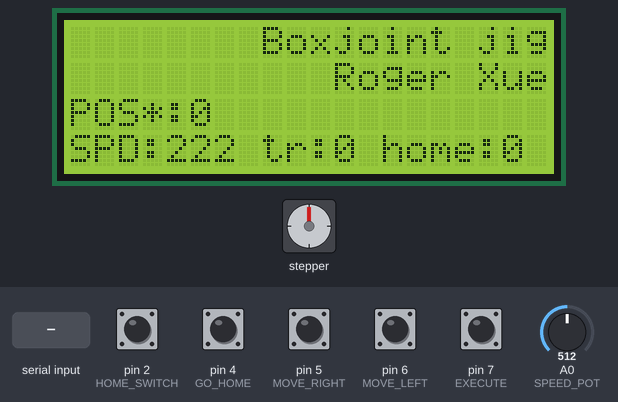
Recording of a sketch running on a simulated Arduino Uno, built with avr-gcc and run on an emulated ATmega328P. Shown: stepper motor, 20×4 character LCD. Wiring (inferred from the names in the program): stepper motor driver (200 steps per turn assumed): step pin 8; direction pin 9. The test bench sets the inputs (shaded band); at power-on: pin 2 (HOME_SWITCH), pin 4 (GO_HOME), pin 5 (MOVE_RIGHT), pin 6 (MOVE_LEFT), pin 7 (EXECUTE) HIGH, A0 (SPEED_POT) = 512.

Above: at 1.3 s.
1.4 s: pin 7 (EXECUTE) pulled LOW for 0.15 s
At 3.2 s:
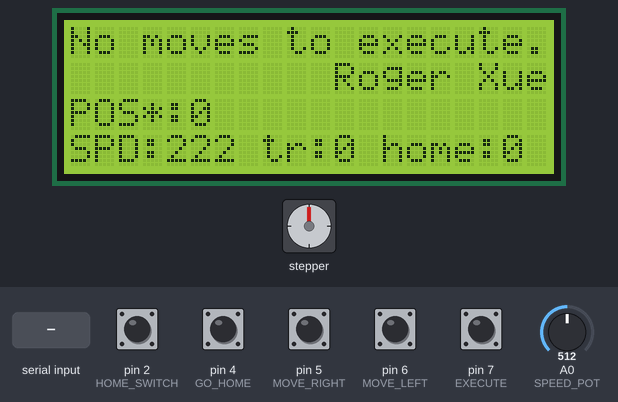
3.5 s: "90,45\n" received over Serial
At 4.9 s:
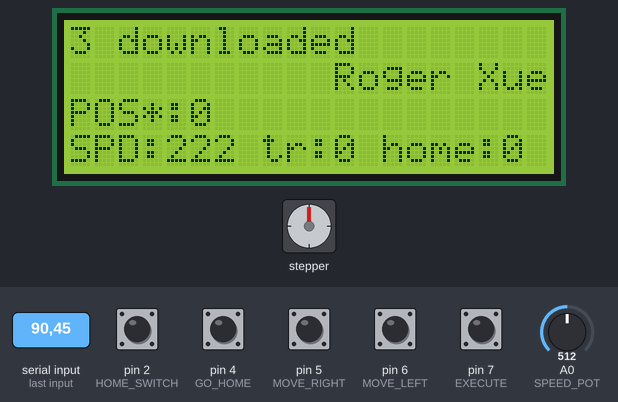
6.0 s: pin 7 (EXECUTE) pulled LOW for 1 s
At 8.3 s:
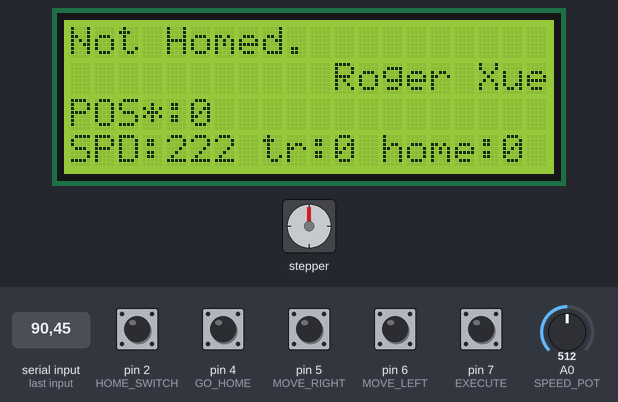
8.5 s: pin 5 (MOVE_RIGHT) pulled LOW for 0.15 s
At 9.9 s:
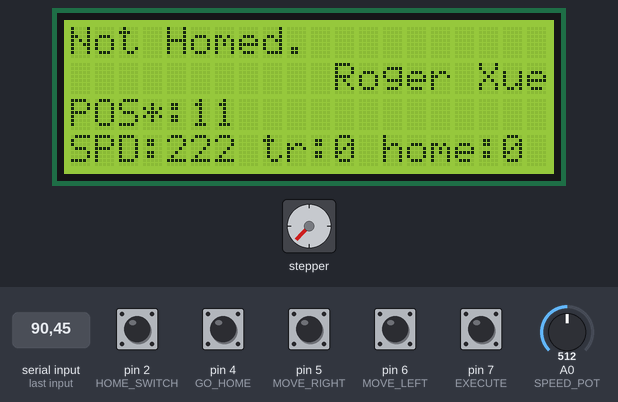
10.2 s: pin 6 (MOVE_LEFT) pulled LOW for 1 s
At 12.4 s:
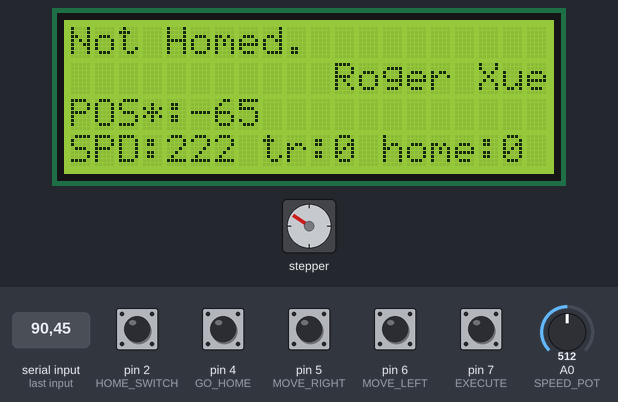
12.7 s: pin 6 (MOVE_LEFT) pulled LOW for 0.15 s
At 14.3 s:
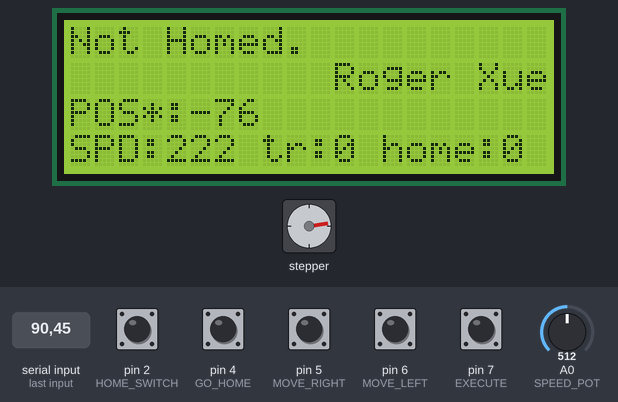
Timing chart, 0 to 15.4 s (numbered marks = the images above; inputs shaded):
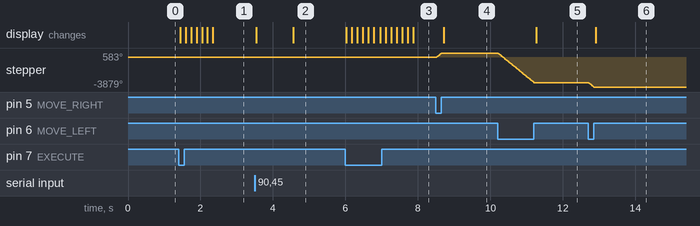

Measured:
- after the input at 1.4 s, the display: changes at once (image 1)
- after the input at 3.5 s, the display: first changes at once (image 2 shows a later state)
- after the input at 6.0 s, the display: changes at once (image 3)
- after the input at 8.5 s, stepper: turns 583° clockwise in 0.16 s, starting at once; the display: changes after 0.21 s (image 4)
- after the input at 10.2 s, stepper: turns 3880° counter-clockwise in 1.0 s, starting at once; the display: changes after 1.1 s (image 5)
- after the input at 12.7 s, stepper: turns 582° counter-clockwise in 0.16 s, starting at once; the display: changes after 0.22 s (image 6)

The sketch:

boxjoint.ino
```cpp
// Controller for Boxjoint jig (Roger Xue)
//
// - it reads comma separated int as thou of movements from serial port
// - it has home and limit switch on both end
// - when not homed or limit is triggered, moves can't be executed
// - as soon as limit is tripped, jig will stop moving, even in a manual move state.
// - manual move overrides limit switch, so you can get out of tripped state,
//   also means you can damage the jig by manual move it.
//

#include <Wire.h>
// Get the LCD I2C Library here:
// https://bitbucket.org/fmalpartida/new-liquidcrystal/downloads
#include <LiquidCrystal_I2C.h>

// stepsPerRevolution * microstep * TPI / 1000
#define STEP_PER_THOU (200 * 8 * 18 / 1000)

#define MAX_MOVES 200

#define HOME_SWITCH 2 // interrupt pin
#define LIMIT_SWITCH 3 // interrupt pin

#define GO_HOME 4
#define MOVE_LEFT 6
#define MOVE_RIGHT 5
#define EXECUTE 7

#define PUL 8
#define DIR 9

#define SPEED_POT A0

// set the LCD address to 0x27 for a 16 chars 2 line display
// A FEW use address 0x3F
// Set the pins on the I2C chip used for LCD connections:
//                    addr, en,rw,rs,d4,d5,d6,d7,bl,blpol
LiquidCrystal_I2C lcd(0x27, 2, 1, 0, 4, 5, 6, 7, 3, POSITIVE);  // Set the LCD I2C address

unsigned int moves[MAX_MOVES];
unsigned int moveCount(0);
unsigned int currentMove(0);
bool leftReleasedAfterLimitTripped(false);
bool rightReleasedAfterLimitTripped(false);

// volatile value needed if changed in interrupt function.
volatile bool homed(false);
volatile bool tripped(false);
// in steps
long position(0);

// in ns
int stepDelay(10);

void setup() {
  Serial.begin(9600);

  // LCD setup
  lcd.begin(20, 4);
  lcd.setCursor(0, 0);
  lcd.print("        Boxjoint jig");
  lcd.setCursor(0, 1);
  lcd.print("           Roger Xue");

  // pin setup
  pinMode(GO_HOME, INPUT);
  digitalWrite(GO_HOME, INPUT_PULLUP);
  pinMode(HOME_SWITCH, INPUT);
  digitalWrite(HOME_SWITCH, INPUT_PULLUP);
  pinMode(MOVE_LEFT, INPUT);
  digitalWrite(MOVE_LEFT, INPUT_PULLUP);
  pinMode(MOVE_RIGHT, INPUT);
  digitalWrite(MOVE_RIGHT, INPUT_PULLUP);
  pinMode(LIMIT_SWITCH, INPUT);
  digitalWrite(LIMIT_SWITCH, INPUT_PULLUP);
  pinMode(EXECUTE, INPUT);
  digitalWrite(EXECUTE, INPUT_PULLUP);

  pinMode(PUL, OUTPUT);
  pinMode(DIR, OUTPUT);
  digitalWrite(PUL, LOW);
  digitalWrite(DIR, LOW);

  attachInterrupt(digitalPinToInterrupt(HOME_SWITCH), homeTriggered, CHANGE);
//  attachInterrupt(digitalPinToInterrupt(LIMIT_SWITCH), limitTriggered, CHANGE);
}

void loop() {
  if (goHomePressed()) {
    goHome();
  }
  if (moveRightPressed()) {
    moveRight();
  }
  if (moveLeftPressed()) {
    moveLeft();
  }
  if (!digitalRead(EXECUTE)) {
    executeMoves();
  }
  updateSpeedPot();
  readSerial();
}

inline void updateSpeedPot() {
  int thisStepDelay = map(analogRead(SPEED_POT), 0, 1023, 45, 400);
  if (abs(thisStepDelay - stepDelay) > 4) {
    stepDelay = thisStepDelay;
    showStatus();
  } else {
    return;
  }
}

inline void moveRight() {
  while ((!tripped || rightReleasedAfterLimitTripped) && moveRightPressed()) {
    moveIt(1);
  }
  showStatus();
}

inline void moveLeft() {
  while ((!tripped || leftReleasedAfterLimitTripped) && moveLeftPressed()) {
    moveIt(-1);
  }
  showStatus();
}

inline void goHome() {
  homed = false;
  // manual can override
  while (!homed && !tripped && !moveLeftPressed() && !moveRightPressed()) {
    moveIt(-1);
  }
  delay(10);
  // back off untill limit switch is nolonger tripped.
  // manual can override
  while (tripped && !moveLeftPressed() && !moveRightPressed()) {
    moveIt(1);
  }
  position = 0;
  currentMove = 0;
  showStatus();
}

// interrupt function
void homeTriggered() {
  if (digitalRead(HOME_SWITCH)) {
    homed = true;
    tripped = true;
  } else {
    tripped = false;
  }
}

// interrupt function
void limitTriggered() {
  tripped = digitalRead(LIMIT_SWITCH) ? true : false;
}

inline void executeMoves() {
  if (moveCount == 0) {
    clearLcdLine(0);
    lcd.setCursor(0, 0);
    lcd.print("No moves to execute.");
    blinkLcd();
    return;
  } else if (tripped) {
    clearLcdLine(0);
    lcd.setCursor(0, 0);
    lcd.print("Limit tripped.");
    blinkLcd();
    return;
  } else if (!homed) {
    clearLcdLine(0);
    lcd.setCursor(0, 0);
    lcd.print("Not Homed.");
    blinkLcd();
    return;
  } else if (currentMove >= moveCount) {
    clearLcdLine(0);
    lcd.setCursor(0, 0);
    lcd.print("All moves done.");
    blinkLcd();
  } else {
    int thisMove = moves[currentMove++];
    move(thisMove);
    // make sure no double trigger.
    if (thisMove < 100) {
      delay(300);
    }
  }
}

inline void move(int thou) {
    int steps = abs(thou) * STEP_PER_THOU;
    int movedSteps(0);
    clearLcdLine(1);
    lcd.setCursor(0, 1);
    lcd.print("moving ");
    lcd.print(steps);
    while (!tripped && steps > movedSteps++) {
      moveIt(thou);
    }
    if (tripped) {
      blinkLcd();
    }
    clearLcdLine(1);
    lcd.setCursor(0, 1);
    lcd.print("moved ");
    lcd.print(movedSteps);
    showStatus();
}

inline void moveIt(int direction) {
  digitalWrite(DIR, direction > 0 ? HIGH : LOW);
  direction > 0 ? position++ : position--;
  digitalWrite(PUL, HIGH);
  delayMicroseconds(stepDelay);
  digitalWrite(PUL, LOW);
  delayMicroseconds(stepDelay);
}

inline void readSerial() {
  if (Serial.available()) {
    clearLcdLine(0);
    lcd.setCursor(0, 0);
    lcd.print("Downloading....");
    moveCount = 0;
    currentMove = 0;
    while (Serial.available() > 0 && moveCount < MAX_MOVES) {
        moves[moveCount++] = Serial.parseInt();
    }
    if (moveCount >= MAX_MOVES) {
      clearLcdLine(0);
      lcd.setCursor(0, 0);
      lcd.print("Exceeds max moves.");
      blinkLcd();
    } else {
      clearLcdLine(0);
      lcd.setCursor(0, 0);
      lcd.print(moveCount);
      lcd.print(" downloaded");
    }
  }
}


inline bool moveLeftPressed() {
  bool pressed = !digitalRead(MOVE_LEFT);
  if (!pressed && tripped) {
    leftReleasedAfterLimitTripped = true;
  } else if (pressed && !tripped) {
    leftReleasedAfterLimitTripped = false;
  }
  return pressed;
}

inline bool moveRightPressed() {
  bool pressed = !digitalRead(MOVE_RIGHT);
  if (!pressed && tripped) {
    rightReleasedAfterLimitTripped = true;
  } else if (pressed && !tripped) {
    rightReleasedAfterLimitTripped = false;
  }
  return pressed;
}

inline bool goHomePressed() {
  return !digitalRead(GO_HOME);
}

// * means it's not homed yet.
inline void showStatus() {
  clearLcdLine(2);
  lcd.setCursor(0, 2);
  if (!homed) {
    lcd.print("POS*:");
  } else {
    lcd.print("POS:");
  }
  lcd.print(position / STEP_PER_THOU);

  clearLcdLine(3);
  lcd.setCursor(0, 3);
  lcd.print("SPD:");
  lcd.print(stepDelay);
  lcd.print(" tr:");
  lcd.print(tripped);
  lcd.print(" home:");
  lcd.print(homed);
}

inline void clearLcdLine(int line) {
  lcd.setCursor(0, line);
  lcd.print("                    ");
}

void blinkLcd() {
  for(int i = 0; i < 3; ++i) {
    lcd.backlight();
    delay(150);
    lcd.noBacklight();
    delay(150);
  }
  lcd.backlight();
}
```
